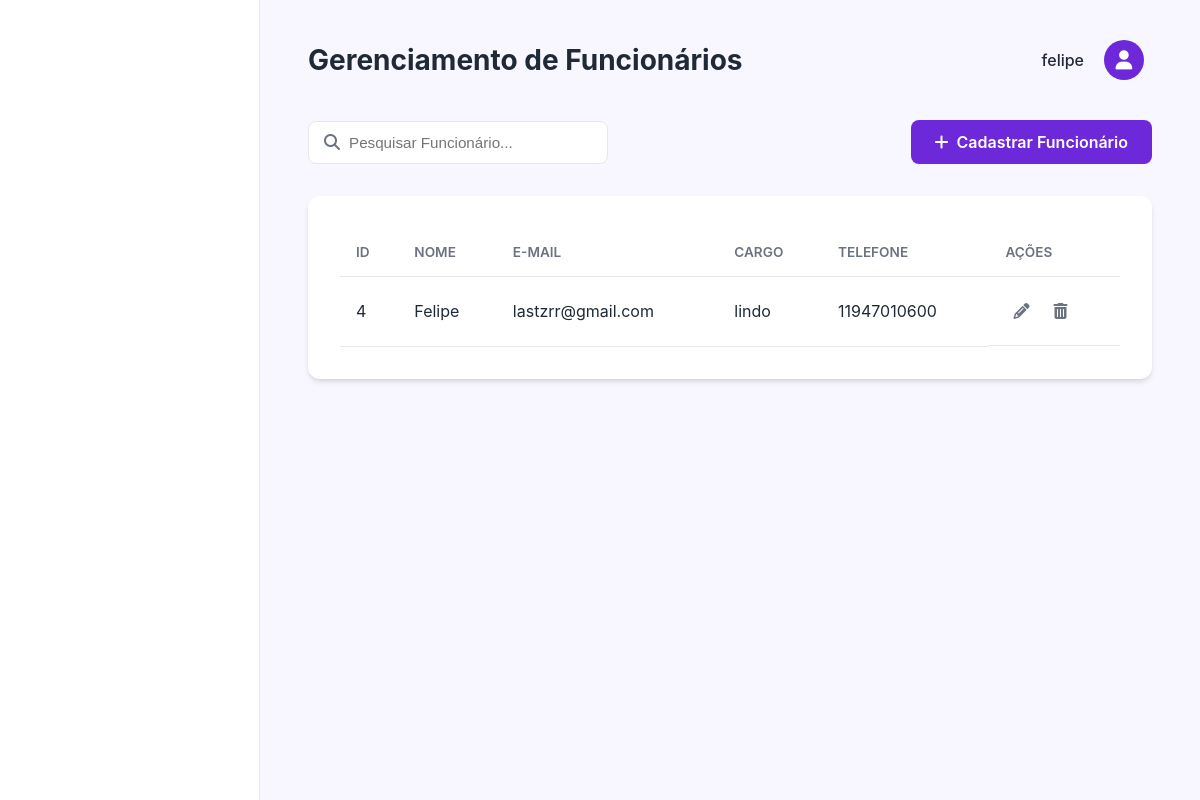
Before: /funcionarios.php (signed in) with the older database file.
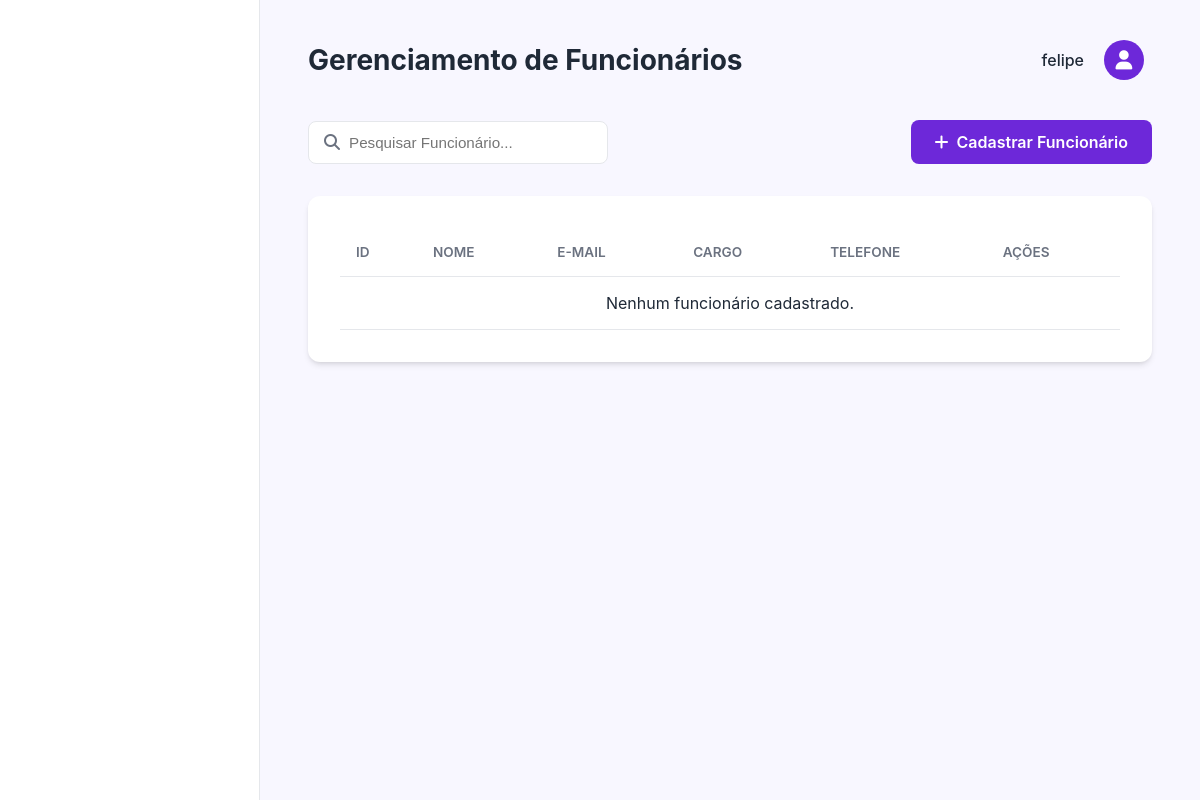
After: the same page with the newer database file.
### tables this page shows
CREATE TABLE `funcionarios` (
  `id` int(11) NOT NULL,
  `usuario_id` int(11) NOT NULL,
  `nome` varchar(255) NOT NULL,
  `email` varchar(255) NOT NULL,
  `cargo` varchar(100) DEFAULT NULL,
  `telefone` varchar(20) DEFAULT NULL,
  `senha` varchar(255) NOT NULL,
  `status` varchar(20) NOT NULL DEFAULT 'ativo'
);

### funcionarios.php (the view, shortened to what this page needs)
<?php
include_once('config.php');
$sql = "SELECT * FROM funcionarios WHERE status = 'ativo' ORDER BY nome ASC";
$stmt = $pdo->prepare($sql);
$stmt->execute();
$funcionarios = $stmt->fetchAll(PDO::FETCH_ASSOC);
$nome_empresa = $_SESSION['nome_empresa'] ?? 'Empresa';
?>
<!DOCTYPE html>
<html lang="pt-br">
<head>
    <link rel="stylesheet" href="https://cdnjs.cloudflare.com/ajax/libs/font-awesome/6.4.0/css/all.min.css">
    <link rel="stylesheet" href="css/sistema.css">
    <link rel="stylesheet" href="css/estoque.css">
</head>
<body>
    <nav class="sidebar">
    </nav>
    <main class="main-content">
        <header class="main-header">
            <h2>Gerenciamento de Funcionários</h2>
            <div class="user-profile"><span><?= htmlspecialchars($nome_empresa) ?></span><div class="avatar"><i class="fas fa-user"></i></div></div>
        </header>
        <div class="actions-container">
            <div class="search-bar"><i class="fas fa-search"></i><input type="text" placeholder="Pesquisar Funcionário..."></div>
            <a href="funcionario_formulario.php" class="btn-primary"><i class="fas fa-plus"></i> Cadastrar Funcionário</a>
        </div>
        <div class="table-container">
            <table>
                <thead><tr><th>ID</th><th>Nome</th><th>E-mail</th><th>Cargo</th><th>Telefone</th><th>Ações</th></tr></thead>
                <tbody>
                    <?php if (empty($funcionarios)): ?>
                        <tr><td colspan="6" class="text-center">Nenhum funcionário cadastrado.</td></tr>
                    <?php else: ?>
                        <?php foreach ($funcionarios as $funcionario): ?>
                            <tr>
                                <td><?= htmlspecialchars($funcionario['id']) ?></td>
                                <td><?= htmlspecialchars($funcionario['nome']) ?></td>
                                <td><?= htmlspecialchars($funcionario['email']) ?></td>
                                <td><?= htmlspecialchars($funcionario['cargo']) ?></td>
                                <td><?= htmlspecialchars($funcionario['telefone']) ?></td>
                                <td class="actions">
                                    <a href="funcionario_formulario.php?id=<?= $funcionario['id'] ?>" class="btn-action btn-edit"><i class="fas fa-pencil-alt"></i></a>
                                    <a href="processa_funcionario.php?acao=excluir&id=<?= $funcionario['id'] ?>" class="btn-action btn-delete"><i class="fas fa-trash-alt"></i></a>
                                </td>
                            </tr>
                        <?php endforeach; ?>
                    <?php endif; ?>
                </tbody>
            </table>
        </div>
    </main>
</body>
</html>

Changed rows visible on the page:
removed funcionarios: id "4", nome "Felipe", email "lastzrr@gmail.com", cargo "lindo", telefone "11947010600"
Other visible differences:
text now shown: "Nenhum funcionário cadastrado."
